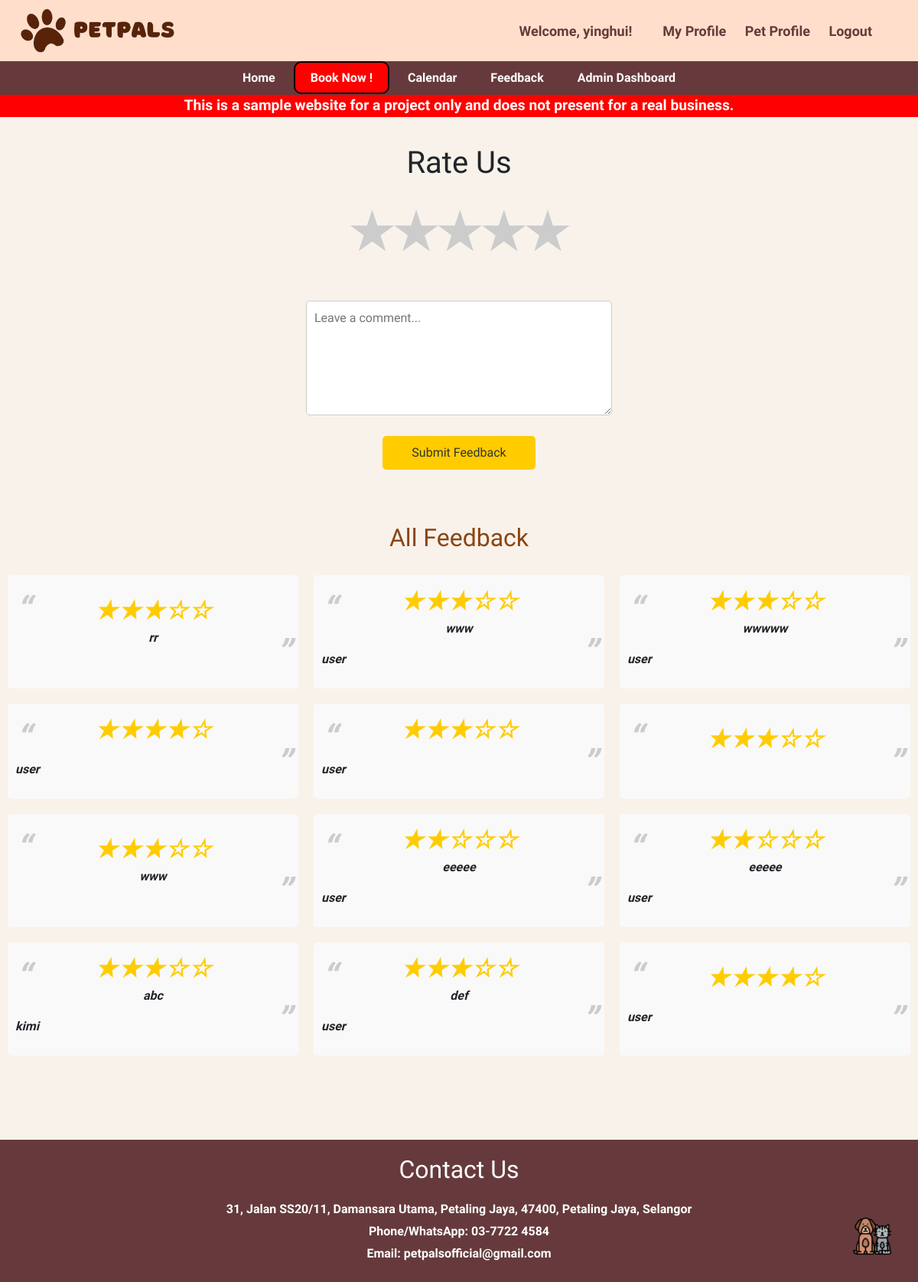
The page /feedback/ (signed in) on the database as committed earlier.
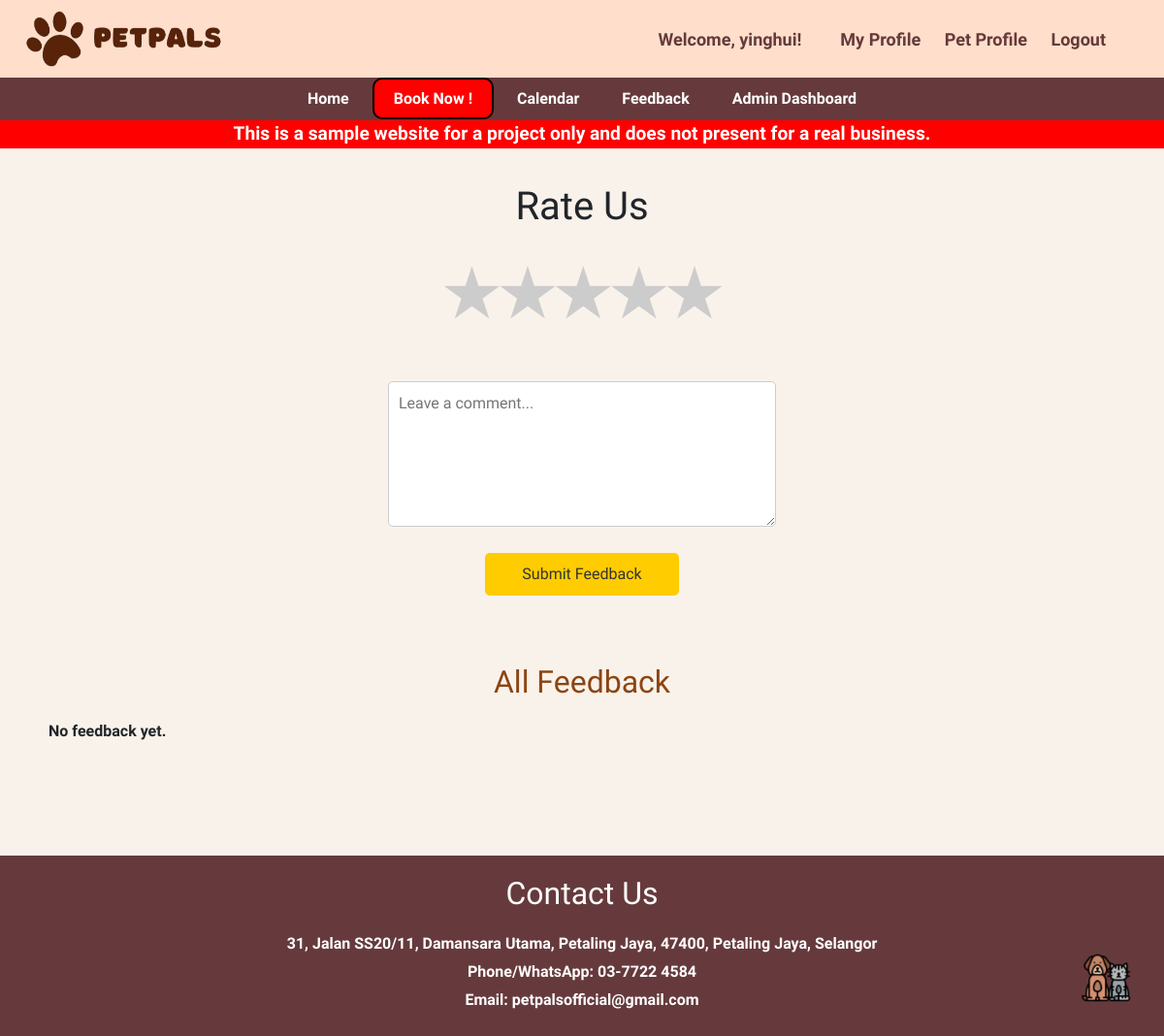
The same page on the database as committed later.
### main/models.py (models this page shows, shortened)
class Feedback(models.Model):
    owner = models.ForeignKey(Owner, null=True, on_delete=models.CASCADE)
    rating = models.IntegerField()
    comment = models.TextField(blank=True, null=True)

class Owner(models.Model):
    user = models.OneToOneField(User, on_delete=models.CASCADE)
    phone_number = models.CharField(max_length=15, blank=True)
    email = models.EmailField(blank=True)

### main/views.py (the view, shortened to what this page needs)
# urls.py: path('feedback/', views.feedback, name='feedback'),
def feedback(request):
    feedback = Feedback.objects.all()
    feedback = Feedback.objects.all()
    return render(request, 'feedback.html',{'feedback': feedback})

### main/templates/feedback.html (shortened to what this page needs)
{% extends 'base.html' %}
{% load static %}
{% block content %}
<!DOCTYPE html>
<html lang="en">
<head>
</head>
<body>
{% if request.user.is_staff %}
    <div class="star-rating">
        <h1>Rate Us</h1>
        <div class="stars">
            <span class="star" data-value="1">&#9733;</span>
            <span class="star" data-value="2">&#9733;</span>
            <span class="star" data-value="3">&#9733;</span>
            <span class="star" data-value="4">&#9733;</span>
            <span class="star" data-value="5">&#9733;</span>
        </div>
        <textarea id="comment" placeholder="Leave a comment..."></textarea>
        <div>
            <button id="submit-rating">Submit Feedback</button>
        </div>
    </div>
    <div class="feedback-list">
        <h2>All Feedback</h2>
        <div class="feedback-items">
            {% for feedback in feedback %}
                <div class="feedback-item">
                    <div class="star-display">
                        {% for i in "12345" %}
                            {% if i <= feedback.rating|stringformat:"s" %}
                                <span class="starc">&#9733;</span>
                            {% else %}
                                <span class="starc">&#9734;</span>
                            {% endif %}
                        {% endfor %}
                    </div>
                    <p>{{ feedback.comment }}</p>
                    <p style="text-align: left;">{{ feedback.owner.user.username }}</p>
                </div>
            {% empty %}
                <p style="margin-left: 50px;">No feedback yet.</p>
            {% endfor %}
        </div>
    </div>
{% endif %}
</body>
</html>
{% endblock %}

Rows that differ between the two databases and show on the page:
removed Feedback: rating 3 (drawn), comment "rr"
removed Feedback: rating 3 (drawn), comment "www", owner.user.username "user"
removed Feedback: rating 3 (drawn), comment "wwwww", owner.user.username "user"
removed Feedback: rating 4 (drawn), owner.user.username "user"
removed Feedback: rating 3 (drawn), owner.user.username "user"
removed Feedback: rating 3 (drawn)
removed Feedback: rating 3 (drawn), comment "www"
removed Feedback: rating 2 (drawn), comment "eeeee", owner.user.username "user"
removed Feedback: rating 2 (drawn), comment "eeeee", owner.user.username "user"
removed Feedback: rating 3 (drawn), comment "abc", owner.user.username "kimi"
removed Feedback: rating 3 (drawn), comment "def", owner.user.username "user"
removed Feedback: rating 4 (drawn), owner.user.username "user"
Other text that changed with them:
text now shown: "No feedback yet."
